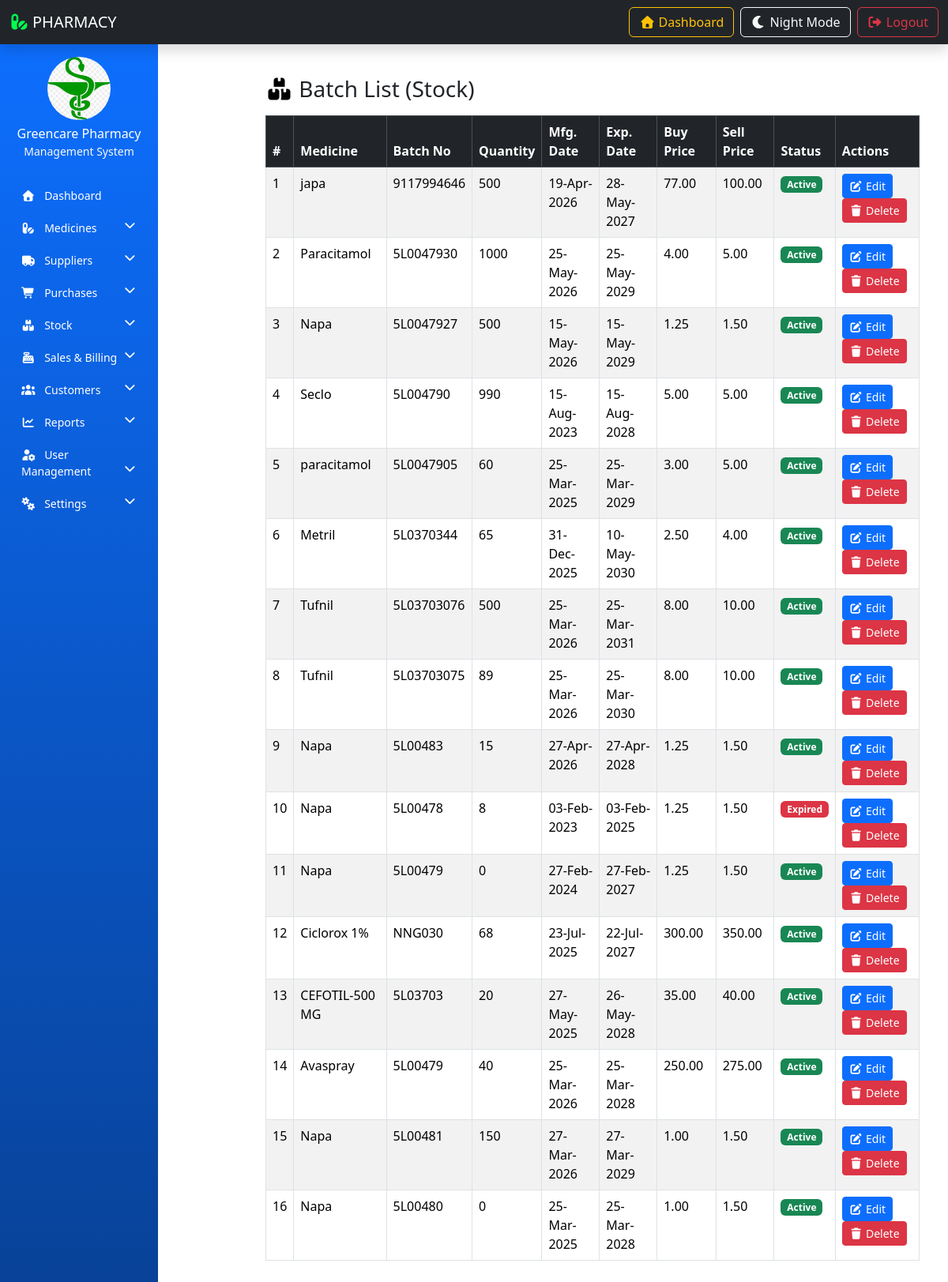
The app's page /batch-list/ with its own data.
### resultapp/models.py (models this page shows, shortened)
class PharmacySettings(models.Model):
    pharmacy_name = models.CharField(max_length=200)
    owner_name = models.CharField(max_length=200)
    phone = models.CharField(max_length=20)
    email = models.EmailField(blank=True, null=True)  # ✅ fixed
    address = models.TextField()
    tax_percentage = models.DecimalField(max_digits=5, decimal_places=2, default=0)
    discount_percentage = models.DecimalField(max_digits=5, decimal_places=2, default=0)
    currency = models.CharField(max_length=10, default='tk')
    logo = models.ImageField(upload_to='pharmacy_logo/', blank=True, null=True)

class Batch(models.Model):
    medicine = models.ForeignKey(Medicine, on_delete=models.CASCADE, related_name='batches')
    batch_no = models.CharField(max_length=100)
    manufacture_date = models.DateField(null=True, blank=True)
    expiry_date = models.DateField()
    quantity = models.IntegerField()
    buy_price = models.DecimalField(max_digits=10, decimal_places=2)
    sell_price = models.DecimalField(max_digits=10, decimal_places=2)
    created_at = models.DateTimeField(auto_now_add=True)
    status = models.BooleanField(default=True)

class Medicine(models.Model):
    medicine_name = models.CharField(max_length=200)
    generic_name = models.CharField(max_length=200, blank=True, null=True)
    company_name = models.CharField(max_length=200)
    created_date = models.DateTimeField(auto_now_add=True)

### resultapp/views.py (the view)
# urls.py: path('batch-list/', batch_list, name='batch_list'),
def batch_list(request):
    if request.GET.get('delete'):
        batch_id = request.GET.get('delete')
        Batch.objects.filter(id=batch_id).delete()
        messages.success(request, "Batch deleted successfully")
        return redirect('batch_list')
    batches = Batch.objects.filter(status=True)\
        .select_related('medicine')\
        .order_by('-created_at')
    return render(request, 'batch_list.html', {
        'batches': batches,
        'today': date.today()
    })

### resultapp/context_processors.py (called while the page is built)
def pharmacy_info(request):
    return {
        'pharmacy_info': PharmacySettings.objects.first()
    }

### resultapp/templates/batch_list.html (shortened to what this page needs)
{% extends 'admin_base.html' %}
{% load static %}
{% block content %}
<div class="container mt-4">
    <h3 class="mb-3">
        <i class="fas fa-boxes text-black"></i>
        Batch List (Stock)
    </h3>
    <div class="table-responsive">
        <table class="table table-bordered table-striped">
            <thead class="table-dark">
                <tr>
                    <th>#</th>
                    <th>Medicine</th>
                    <th>Batch No</th>
                    <th>Quantity</th>
                    <th>Mfg. Date</th>
                    <th>Exp. Date</th>
                    <th>Buy Price</th>
                    <th>Sell Price</th>
                    <th>Status</th>
                    <th>Actions</th>
                </tr>
            </thead>
            <tbody>
                {% for b in batches %}
                <tr>
                    <td>{{ forloop.counter }}</td>
                    <td>{{ b.medicine.medicine_name }}</td>
                    <td>{{ b.batch_no }}</td>
                    <td>{{ b.quantity }}</td>
                    <td>{{ b.manufacture_date|date:"d-M-Y" }}</td>
                    <td>{{ b.expiry_date|date:"d-M-Y" }}</td>
                    <td>{{ b.buy_price }}</td>
                    <td>{{ b.sell_price }}</td>
                    <td>
                        {% if b.expiry_date < today %}
                            <span class="badge bg-danger">Expired</span>
                        {% elif b.status %}
                            <span class="badge bg-success">Active</span>
                        {% else %}
                            <span class="badge bg-secondary">Inactive</span>
                        {% endif %}
                    </td>
                    <td>
                        <a href="{% url 'edit_batch' b.id %}"
                           class="btn btn-sm btn-primary me-1">
                            <i class="fas fa-edit"></i> Edit
                        </a>
                        <a href="?delete={{ b.id }}"
                           onclick="return confirm('Are you sure you want to delete this batch?')"
                           class="btn btn-sm btn-danger">
                            <i class="fas fa-trash"></i> Delete
                        </a>
                    </td>
                </tr>
                {% empty %}
                <tr>
                    <td colspan="10" class="text-center">
                        No batches found.
                    </td>
                </tr>
                {% endfor %}
            </tbody>
        </table>
    </div>
</div>
{% endblock %}

### resultapp/templates/sidebar.html (shortened to what this page needs)
{% load static %}
<nav class="col-md-3 col-lg-2 d-md-block sidebar collapse pt-3">
    <div class="text-center text-white mb-4">
        {% if pharmacy_info.logo %}
        <img src="{{ pharmacy_info.logo.url }}" class="img-fluid rounded-circle mb-2"
            style="width:80px; height:80px; object-fit:cover;">
        {% else %}
        <img src="{% static 'PMS-IMAGE/logo.png' %}" class="img-fluid rounded-circle mb-2"
            style="width:80px; height:80px;">
        {% endif %}
        <h6 class="mb-0">{{ pharmacy_info.pharmacy_name|default:"GreenCare Pharmacy" }}</h6>
        <small class="text-light">Management System</small>
    </div>
    <ul class="nav flex-column">
        <li class="nav-item">
            <a href="{% url 'admin-dashboard' %}" class="nav-link">
                <i class="fas fa-home me-2"></i> Dashboard
            </a>
        </li>
        <li class="nav-item">
            <a href="#medicineMenu" data-bs-toggle="collapse" class="nav-link">
                <i class="fas fa-pills me-2"></i> Medicines
                <i class="fas fa-chevron-down float-end"></i>
            </a>
        </li>
        <li class="nav-item">
            <a href="#supplierMenu" data-bs-toggle="collapse" class="nav-link">
                <i class="fas fa-truck me-2"></i> Suppliers
                <i class="fas fa-chevron-down float-end"></i>
            </a>
        </li>
        <li class="nav-item">
            <a href="#purchaseMenu" data-bs-toggle="collapse" class="nav-link">
                <i class="fas fa-shopping-cart me-2"></i> Purchases
                <i class="fas fa-chevron-down float-end"></i>
            </a>
        </li>
        <li class="nav-item">
            <a href="#stockMenu" data-bs-toggle="collapse" class="nav-link">
                <i class="fas fa-boxes me-2"></i> Stock
                <i class="fas fa-chevron-down float-end"></i>
            </a>
        </li>
        <li class="nav-item">
            <a href="#salesMenu" data-bs-toggle="collapse" class="nav-link">
                <i class="fas fa-cash-register me-2"></i> Sales & Billing
                <i class="fas fa-chevron-down float-end"></i>
            </a>
        </li>
        <li class="nav-item">
            <a href="#customerMenu" data-bs-toggle="collapse" class="nav-link">
                <i class="fas fa-users me-2"></i> Customers
                <i class="fas fa-chevron-down float-end"></i>
            </a>
        </li>
        <li class="nav-item">
            <a href="#reportMenu" data-bs-toggle="collapse" class="nav-link">
                <i class="fas fa-chart-line me-2"></i> Reports
                <i class="fas fa-chevron-down float-end"></i>
            </a>
        </li>
        <li class="nav-item">
            <a href="#userMenu" data-bs-toggle="collapse" class="nav-link">
                <i class="fas fa-user-cog me-2"></i> User Management
                <i class="fas fa-chevron-down float-end"></i>
            </a>
        </li>
        <li class="nav-item">
            <a href="#settingsMenu" data-bs-toggle="collapse" class="nav-link">
                <i class="fas fa-cogs me-2"></i> Settings
                <i class="fas fa-chevron-down float-end"></i>
            </a>
        </li>
    </ul>
</nav>

### resultapp/templates/sidebar.html (style rules this page uses)
.sidebar { min-height: 100vh; background: linear-gradient(180deg, #0d6efd, #084298); }
.sidebar .nav-link { color: #ffffff; font-size: 14px; padding: 10px 15px; border-radius: 6px; transition: 0.3s; }

### records on screen
PharmacySettings: logo (picture), pharmacy_name "Greencare Pharmacy"
Batch: medicine.medicine_name "japa", batch_no "9117994646", quantity "500", manufacture_date "19-Apr-2026", expiry_date "28-May-2027", buy_price "77.00", sell_price "100.00", status "Active"
Batch: medicine.medicine_name "Paracitamol", batch_no "5L0047930", quantity "1000", manufacture_date "25-May-2026", expiry_date "25-May-2029", buy_price "4.00", sell_price "5.00", status "Active"
Batch: medicine.medicine_name "Napa", batch_no "5L0047927", quantity "500", manufacture_date "15-May-2026", expiry_date "15-May-2029", buy_price "1.25", sell_price "1.50", status "Active"
Batch: medicine.medicine_name "Seclo", batch_no "5L004790", quantity "990", manufacture_date "15-Aug-2023", expiry_date "15-Aug-2028", buy_price "5.00", sell_price "5.00", status "Active"
Batch: medicine.medicine_name "paracitamol", batch_no "5L0047905", quantity "60", manufacture_date "25-Mar-2025", expiry_date "25-Mar-2029", buy_price "3.00", sell_price "5.00", status "Active"
Batch: medicine.medicine_name "Metril", batch_no "5L0370344", quantity "65", manufacture_date "31-Dec-2025", expiry_date "10-May-2030", buy_price "2.50", sell_price "4.00", status "Active"
Batch: medicine.medicine_name "Tufnil", batch_no "5L03703076", quantity "500", manufacture_date "25-Mar-2026", expiry_date "25-Mar-2031", buy_price "8.00", sell_price "10.00", status "Active"
Batch: medicine.medicine_name "Tufnil", batch_no "5L03703075", quantity "89", manufacture_date "25-Mar-2026", expiry_date "25-Mar-2030", buy_price "8.00", sell_price "10.00", status "Active"
Batch: medicine.medicine_name "Napa", batch_no "5L00483", quantity "15", manufacture_date "27-Apr-2026", expiry_date "27-Apr-2028", buy_price "1.25", sell_price "1.50", status "Active"
Batch: medicine.medicine_name "Napa", batch_no "5L00478", quantity "8", manufacture_date "03-Feb-2023", expiry_date "03-Feb-2025", buy_price "1.25", sell_price "1.50", shows "Expired"
Batch: medicine.medicine_name "Napa", batch_no "5L00479", quantity "0", manufacture_date "27-Feb-2024", expiry_date "27-Feb-2027", buy_price "1.25", sell_price "1.50", status "Active"
Batch: medicine.medicine_name "Ciclorox 1%", batch_no "NNG030", quantity "68", manufacture_date "23-Jul-2025", expiry_date "22-Jul-2027", buy_price "300.00", sell_price "350.00", status "Active"
Batch: medicine.medicine_name "CEFOTIL-500 MG", batch_no "5L03703", quantity "20", manufacture_date "27-May-2025", expiry_date "26-May-2028", buy_price "35.00", sell_price "40.00", status "Active"
Batch: medicine.medicine_name "Avaspray", batch_no "5L00479", quantity "40", manufacture_date "25-Mar-2026", expiry_date "25-Mar-2028", buy_price "250.00", sell_price "275.00", status "Active"
Batch: medicine.medicine_name "Napa", batch_no "5L00481", quantity "150", manufacture_date "27-Mar-2026", expiry_date "27-Mar-2029", buy_price "1.00", sell_price "1.50", status "Active"
Batch: medicine.medicine_name "Napa", batch_no "5L00480", quantity "0", manufacture_date "25-Mar-2025", expiry_date "25-Mar-2028", buy_price "1.00", sell_price "1.50", status "Active"
